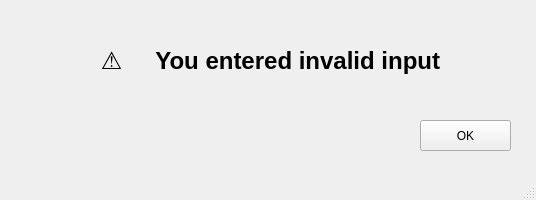
<?xml version="1.0" encoding="UTF-8"?>
<ui version="4.0">
 <class>MainWindow</class>
 <widget class="QMainWindow" name="MainWindow">
  <property name="geometry">
   <rect>
    <x>0</x>
    <y>0</y>
    <width>536</width>
    <height>200</height>
   </rect>
  </property>
  <property name="windowTitle">
   <string>MainWindow</string>
  </property>
  <widget class="QWidget" name="centralwidget">
   <widget class="QLabel" name="label_war">
    <property name="geometry">
     <rect>
      <x>10</x>
      <y>30</y>
      <width>521</width>
      <height>61</height>
     </rect>
    </property>
    <property name="font">
     <font>
      <pointsize>18</pointsize>
      <bold>true</bold>
     </font>
    </property>
    <property name="text">
     <string>⚠️     You entered invalid input</string>
    </property>
    <property name="alignment">
     <set>Qt::AlignCenter</set>
    </property>
   </widget>
   <widget class="QPushButton" name="pushButton_war">
    <property name="geometry">
     <rect>
      <x>420</x>
      <y>120</y>
      <width>91</width>
      <height>31</height>
     </rect>
    </property>
    <property name="styleSheet">
     <string notr="true"/>
    </property>
    <property name="text">
     <string>OK</string>
    </property>
    <property name="autoDefault">
     <bool>true</bool>
    </property>
    <property name="default">
     <bool>false</bool>
    </property>
    <property name="flat">
     <bool>false</bool>
    </property>
   </widget>
  </widget>
  <widget class="QMenuBar" name="menubar">
   <property name="geometry">
    <rect>
     <x>0</x>
     <y>0</y>
     <width>536</width>
     <height>22</height>
    </rect>
   </property>
  </widget>
  <widget class="QStatusBar" name="statusbar"/>
 </widget>
 <resources/>
 <connections/>
</ui>
